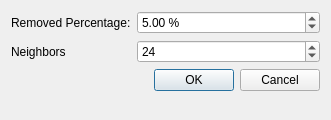
<?xml version="1.0" encoding="UTF-8"?>
<ui version="4.0">
 <class>OutlierRemovalDialog</class>
 <widget class="QDialog" name="OutlierRemovalDialog">
  <property name="geometry">
   <rect>
    <x>0</x>
    <y>0</y>
    <width>331</width>
    <height>120</height>
   </rect>
  </property>
  <property name="windowTitle">
   <string>Outlier Removal</string>
  </property>
  <layout class="QGridLayout">
   <item row="0" column="0">
    <widget class="QLabel" name="label">
     <property name="text">
      <string>Removed Percentage:</string>
     </property>
    </widget>
   </item>
   <item row="1" column="0">
    <widget class="QLabel" name="label_2">
     <property name="text">
      <string>Neighbors</string>
     </property>
    </widget>
   </item>
   <item row="2" column="1">
    <widget class="QDialogButtonBox" name="buttonBox">
     <property name="orientation">
      <enum>Qt::Horizontal</enum>
     </property>
     <property name="standardButtons">
      <set>QDialogButtonBox::Cancel|QDialogButtonBox::Ok</set>
     </property>
    </widget>
   </item>
   <item row="1" column="1">
    <widget class="QSpinBox" name="m_inputNbNeighbors">
     <property name="minimum">
      <number>6</number>
     </property>
     <property name="maximum">
      <number>9999</number>
     </property>
     <property name="value">
      <number>24</number>
     </property>
    </widget>
   </item>
   <item row="0" column="1">
    <widget class="QDoubleSpinBox" name="m_inputPercentage">
     <property name="suffix">
      <string> %</string>
     </property>
     <property name="minimum">
      <double>0.010000000000000</double>
     </property>
     <property name="maximum">
      <double>100.000000000000000</double>
     </property>
     <property name="singleStep">
      <double>0.100000000000000</double>
     </property>
     <property name="value">
      <double>5.000000000000000</double>
     </property>
    </widget>
   </item>
   <item row="3" column="1">
    <spacer name="verticalSpacer">
     <property name="orientation">
      <enum>Qt::Vertical</enum>
     </property>
     <property name="sizeHint" stdset="0">
      <size>
       <width>20</width>
       <height>40</height>
      </size>
     </property>
    </spacer>
   </item>
  </layout>
 </widget>
 <resources/>
 <connections>
  <connection>
   <sender>buttonBox</sender>
   <signal>accepted()</signal>
   <receiver>OutlierRemovalDialog</receiver>
   <slot>accept()</slot>
   <hints>
    <hint type="sourcelabel">
     <x>248</x>
     <y>254</y>
    </hint>
    <hint type="destinationlabel">
     <x>157</x>
     <y>274</y>
    </hint>
   </hints>
  </connection>
  <connection>
   <sender>buttonBox</sender>
   <signal>rejected()</signal>
   <receiver>OutlierRemovalDialog</receiver>
   <slot>reject()</slot>
   <hints>
    <hint type="sourcelabel">
     <x>316</x>
     <y>260</y>
    </hint>
    <hint type="destinationlabel">
     <x>286</x>
     <y>274</y>
    </hint>
   </hints>
  </connection>
 </connections>
</ui>
